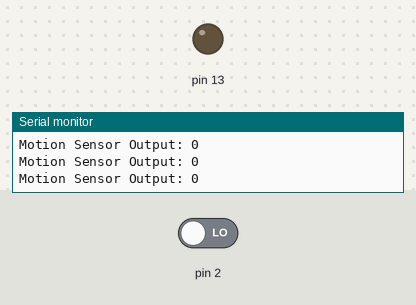
The sketch below on a simulated Arduino Uno, built with avr-gcc and run on an emulated ATmega328P. On the bench: output pins drawn as LEDs (lit = HIGH), the last lines printed to the serial monitor. The inputs (shaded band) are chosen by the test bench; at power-on: pin 2 LOW.

Above: at 1.2 s.
1.3 s: pin 2 driven HIGH
At 2.5 s:
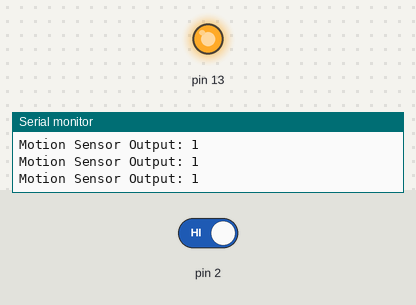
2.8 s: pin 2 driven LOW
At 4.2 s:
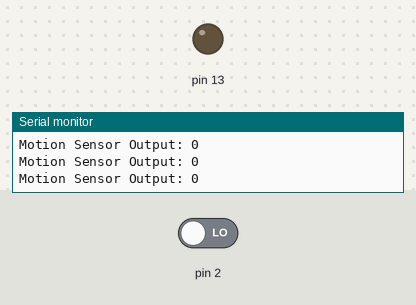
Timing chart, 0 to 5.8 s (numbered marks = the images above; inputs shaded):
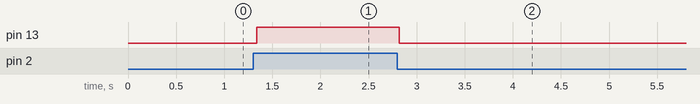

The sketch:

Task1.1P.ino
```cpp
// C++ code
//
int val=0;
void setup()
{
  pinMode(13, OUTPUT);
  pinMode(2,INPUT);
  Serial.begin(9600);
}

void loop()
{
  val=digitalRead(2);
  Serial.print("Motion Sensor Output: ");
  Serial.println(String(val));
  if(val==HIGH)
  {
    digitalWrite(13, HIGH);
  }
  else
  {
    digitalWrite(13, LOW);
  }
  delay(10);

}
```

Measured:
- after the input at 1.3 s, pin 13: LOW → HIGH at once
- after the input at 2.8 s, pin 13: HIGH → LOW at once
